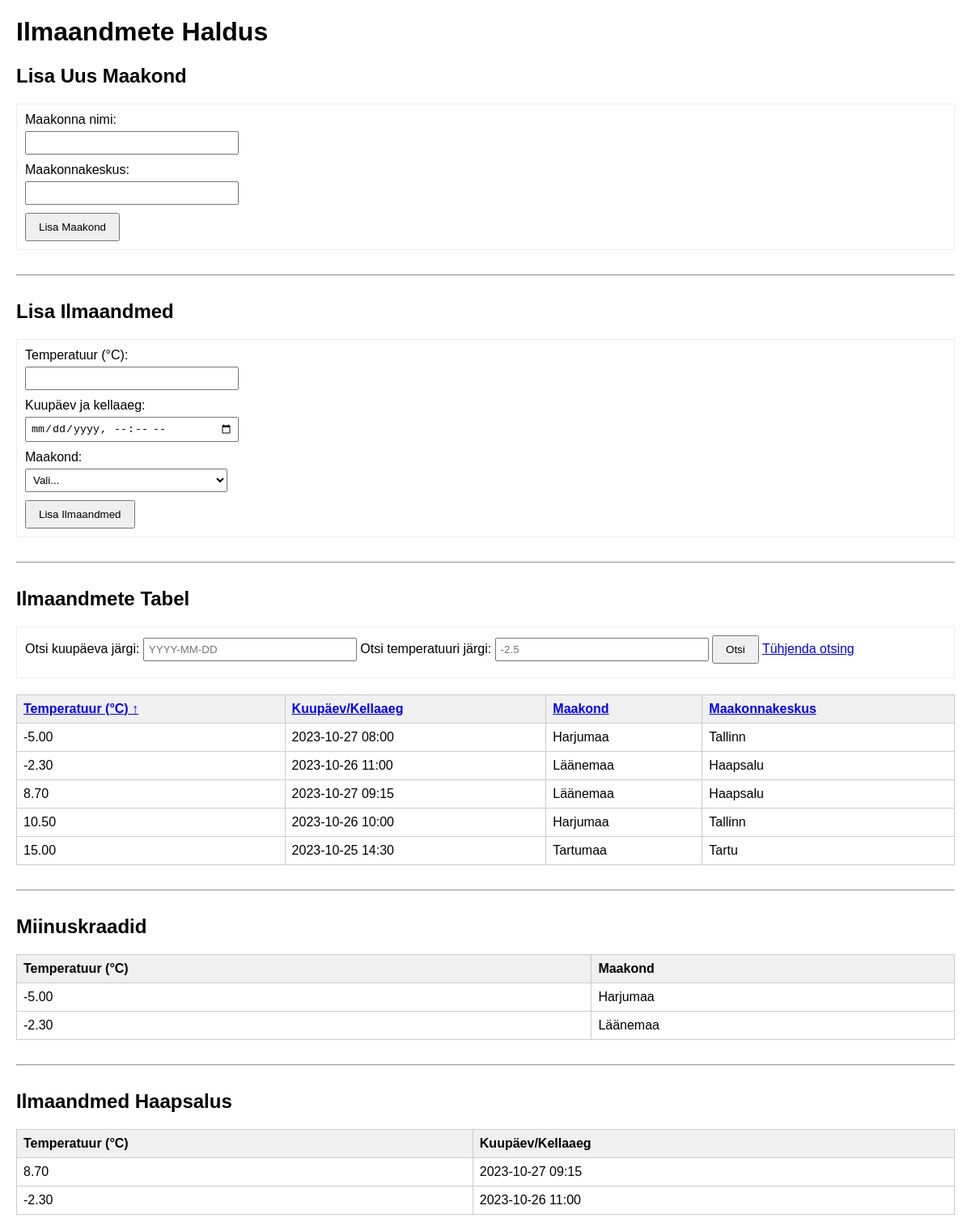
The app's page /ilm_display.php?sort=i.temperatuur&sort_dir=ASC with its own data.
### tables this page shows
CREATE TABLE `ilmatemperatuurid` (
  `id` int(11) NOT NULL,
  `temperatuur` decimal(5,2) DEFAULT NULL,
  `kuupaev_kellaaeg` datetime DEFAULT NULL,
  `maakond_id` int(11) DEFAULT NULL
);

CREATE TABLE `maakonnad` (
  `id` int(11) NOT NULL,
  `maakonnanimi` varchar(100) NOT NULL,
  `maakonnakeskus` varchar(100) DEFAULT NULL
);

### ilm_display.php (the view, shortened to what this page needs)
<?php
require("ilm_abifunktsioonid.php");
$sort_by = $_REQUEST["sort"] ; 'i.kuupaev_kellaaeg';
$sort_dir = $_REQUEST["sort_dir"] ; 'DESC';
$search_date = $_REQUEST["search_kuupaev"] ; '';
$search_temp = $_REQUEST["search_temp"] ;
$ilmaAndmed = kysiIlmaAndmedKoosNimedega($sort_by, $sort_dir, $search_date, $search_temp);
$miinuskraadid = kysiMiinuskraadiAndmed();
$haapsaluAndmed = kysiHaapsaluAndmed();
function genereeriSordiLink($veerg, $kuvatav_nimi, $praegune_sort_veerg, $praegune_sort_suund, $otsingu_parameetrid) {
    $uus_sort_suund = ($praegune_sort_veerg == $veerg && $praegune_sort_suund == 'ASC') ? 'DESC' : 'ASC';
    $link = "ilm_display.php?sort=$veerg&sort_dir=$uus_sort_suund";
    $noolemärk = "";
    if ($praegune_sort_veerg == $veerg) {
        $noolemärk = ($praegune_sort_suund == 'ASC') ? ' ↑' : ' ↓';
    }
    return "<a href='$link'>$kuvatav_nimi$noolemärk</a>";
}
$otsingu_params_lingile = ['kuupaev' => $search_date, 'temp' => $search_temp];
?>
<!DOCTYPE html>
<html lang="et">
<head>
</head>
<body>
<h1>Ilmaandmete Haldus</h1>
<h2>Lisa Uus Maakond</h2>
<form action="ilm_display.php" method="POST">
    <div>
        <label for="uus_maakonnanimi">Maakonna nimi:</label>
        <input type="text" id="uus_maakonnanimi" name="uus_maakonnanimi" required>
    </div>
    <div>
        <label for="uus_maakonnakeskus">Maakonnakeskus:</label>
        <input type="text" id="uus_maakonnakeskus" name="uus_maakonnakeskus">
    </div>
    <input type="submit" name="maakond_lisamine" value="Lisa Maakond">
</form>
<hr>
<h2>Lisa Ilmaandmed</h2>
<form action="ilm_display.php" method="POST">
    <div>
        <label for="temperatuur_form">Temperatuur (°C):</label>
        <input type="number" step="0.1" id="temperatuur_form" name="temperatuur_form" required>
    </div>
    <div>
        <label for="kuupaev_kellaaeg_form">Kuupäev ja kellaaeg:</label>
        <input type="datetime-local" id="kuupaev_kellaaeg_form" name="kuupaev_kellaaeg_form" required>
    </div>
    <div>
        <label for="maakond_id_form">Maakond:</label>
        <?php echo looRippMenyy("SELECT id, maakonnanimi FROM maakonnad ORDER BY maakonnanimi", "maakond_id_form"); ?>
    </div>
    <input type="submit" name="ilma_lisamine" value="Lisa Ilmaandmed">
</form>
<hr>
<h2>Ilmaandmete Tabel</h2>
<form action="ilm_display.php" method="GET">
    Otsi kuupäeva järgi: <input type="text" name="search_kuupaev" value="<?php echo htmlspecialchars($search_date); ?>" placeholder="YYYY-MM-DD">
    Otsi temperatuuri järgi: <input type="number" step="0.1" name="search_temp" value="<?php echo htmlspecialchars($search_temp); ?>" placeholder="-2.5">
    <input type="submit" value="Otsi">
    <a href="ilm_display.php">Tühjenda otsing</a>
</form>
<?php if (!empty($ilmaAndmed)): ?>
    <table>
        <thead>
        <tr>
            <th><?php echo genereeriSordiLink('i.temperatuur', 'Temperatuur (°C)', $sort_by, $sort_dir, $otsingu_params_lingile); ?></th>
            <th><?php echo genereeriSordiLink('i.kuupaev_kellaaeg', 'Kuupäev/Kellaaeg', $sort_by, $sort_dir, $otsingu_params_lingile); ?></th>
            <th><?php echo genereeriSordiLink('m.maakonnanimi', 'Maakond', $sort_by, $sort_dir, $otsingu_params_lingile); ?></th>
            <th><?php echo genereeriSordiLink('m.maakonnakeskus', 'Maakonnakeskus', $sort_by, $sort_dir, $otsingu_params_lingile); ?></th>
        </tr>
        </thead>
        <tbody>
        <?php foreach ($ilmaAndmed as $andmeRida): ?>
            <tr>
                <td><?php echo $andmeRida->temperatuur; ?></td>
                <td><?php echo $andmeRida->kuupaev_kellaaeg_formatted; ?></td>
                <td><?php echo $andmeRida->maakonnanimi; ?></td>
                <td><?php echo $andmeRida->maakonnakeskus; ?></td>
            </tr>
        <?php endforeach; ?>
        </tbody>
    </table>
<?php else: ?>
    <p>Andmed puuduvad või ei vasta otsingukriteeriumitele.</p>
<?php endif; ?>
<hr>
<h2>Miinuskraadid</h2>
<?php if (!empty($miinuskraadid)): ?>
    <table>
        <thead>
        <tr>
            <th>Temperatuur (°C)</th>
            <th>Maakond</th>
        </tr>
        </thead>
        <tbody>
        <?php foreach ($miinuskraadid as $rida): ?>
            <tr>
                <td><?php echo $rida->temperatuur; ?></td>
                <td><?php echo $rida->maakonnanimi; ?></td>
            </tr>
        <?php endforeach; ?>
        </tbody>
    </table>
<?php else: ?>
    <p>Miinuskraadidega andmeid ei leitud.</p>
<?php endif; ?>
<hr>
<h2>Ilmaandmed Haapsalus</h2>
<?php if (!empty($haapsaluAndmed)): ?>
    <table>
        <thead>
        <tr>
            <th>Temperatuur (°C)</th>
            <th>Kuupäev/Kellaaeg</th>
        </tr>
        </thead>
        <tbody>
        <?php foreach ($haapsaluAndmed as $rida): ?>
            <tr>
                <td><?php echo $rida->temperatuur; ?></td>
                <td><?php echo $rida->kuupaev_kellaaeg_formatted; ?></td>
            </tr>
        <?php endforeach; ?>
        </tbody>
    </table>
<?php else: ?>
    <p>Haapsalu kohta ilmaandmeid ei leitud.</p>
<?php endif; ?>
</body>
</html>

### ilm_display.php (style rules this page uses)
body { font-family: sans-serif; margin: 20px; }
table { border-collapse: collapse; margin-bottom: 20px; width: 100%; }
th, td { border: 1px solid #ccc; padding: 8px; text-align: left; }
th { background-color: #f0f0f0; }
form { margin-bottom: 20px; padding: 10px; border: 1px solid #eee; }
label { display: block; margin-bottom: 5px; }
input[type="text"], input[type="number"], input[type="datetime-local"], select { margin-bottom: 10px; padding: 5px; width: 250px; }
input[type="submit"] { padding: 8px 15px; }
hr { margin: 30px 0; }

### records on screen
ilmatemperatuurid: temperatuur "-5.00", kuupaev_kellaaeg_formatted "2023-10-27 08:00", maakond.maakonnanimi "Harjumaa", maakond.maakonnakeskus "Tallinn"
ilmatemperatuurid: temperatuur "-2.30", kuupaev_kellaaeg_formatted "2023-10-26 11:00", maakond.maakonnanimi "Läänemaa", maakond.maakonnakeskus "Haapsalu"
ilmatemperatuurid: temperatuur "8.70", kuupaev_kellaaeg_formatted "2023-10-27 09:15", maakond.maakonnanimi "Läänemaa", maakond.maakonnakeskus "Haapsalu"
ilmatemperatuurid: temperatuur "10.50", kuupaev_kellaaeg_formatted "2023-10-26 10:00", maakond.maakonnanimi "Harjumaa", maakond.maakonnakeskus "Tallinn"
ilmatemperatuurid: temperatuur "15.00", kuupaev_kellaaeg_formatted "2023-10-25 14:30", maakond.maakonnanimi "Tartumaa", maakond.maakonnakeskus "Tartu"

### other values on screen
$kuvatav_nimi "Temperatuur (°C) Kuupäev/Kellaaeg Maakond Maakonnakeskus"
$noolemärk "↑"
